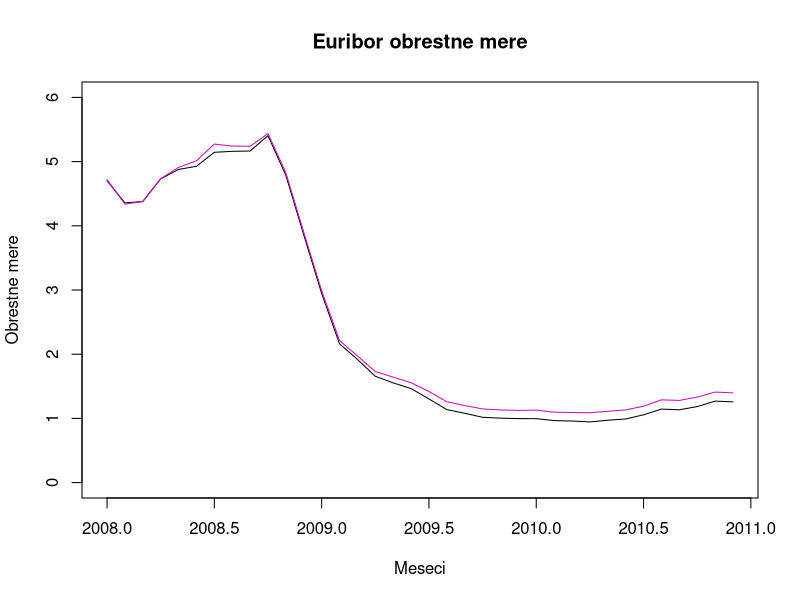
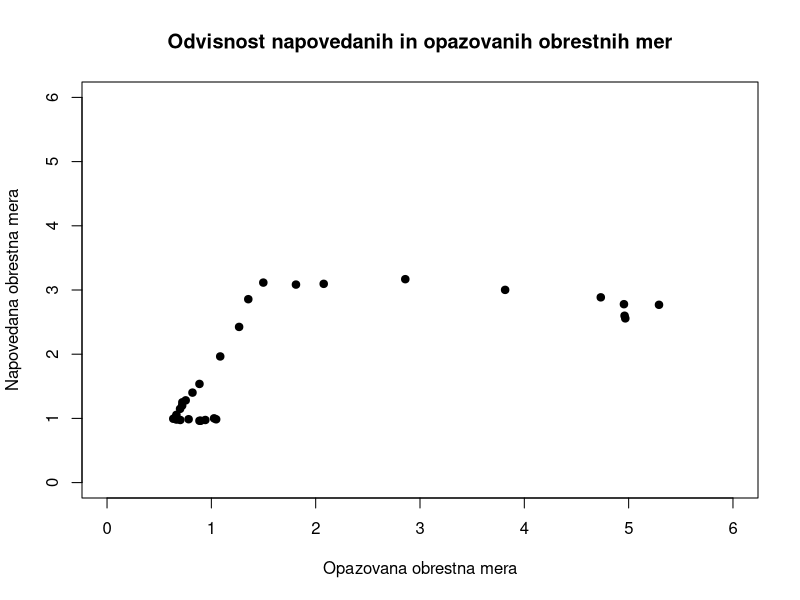

Write R code to recreate these figures, in order.
# Finančni praktikum: OBRESTNW KRIVULJE, Ana Golob


# 1. Naloga:
# b) Tabele s podatki Euribor za leta 2008, 2009 in 2010:

euribor2008 <- read.table("Copyofhist_EURIBOR_2008.txt", header = TRUE, dec = '.')
tabela2008 <- euribor2008[, c(1,23,44,63,85,106,127,150,171,193,216,236)]
tabela2008 <- t(tabela2008)
#View(tabela2008)

euribor2009 <- read.table("Copyofhist_EURIBOR_2009.txt", header = TRUE, dec = '.')
tabela2009 <- euribor2009[, c(1,22,42,64,84,104,126,149,170,192,214,235)]
tabela2009 <- t(tabela2009)
#View(tabela2009)

euribor2010 <- read.table("Copyofhist_EURIBOR_2010.txt", header = TRUE, dec = '.')
tabela2010 <- euribor2010[, c(1,21,41,64,84,105,127,149,171,193,214,236)]
tabela2010 <- t(tabela2010)
#View(tabela2010)

# Združena tabela: izbrala sem 6. in 9. mesec.

tabela <- rbind(tabela2008, tabela2009, tabela2010)
#View(tabela)

mojiMeseci <- tabela[, c(9, 12)]
#View(mojiMeseci)


# c) Grafični prikaz tabele:

sesti <- ts(mojiMeseci[,1], start= c(2008,1),frequency = 12)
deveti <- ts(mojiMeseci[,2],start= c(2008,1), frequency = 12)

graf1 <- ts.plot(sesti, deveti, ylim=c(0,6), gpars=list(xlab= "Meseci", ylab="Obrestne mere"),col=c(25,30),main="Euribor obrestne mere")




# 3.Naloga: HIPOTEZA PRIČAKOVANJ TRGA

napovedi <- rep(NA,36)
for (i in 1:30){
  terminskaO = 100 * ((1 + 0.09 * mojiMeseci[i,2])/(1 + 0.06 * mojiMeseci[i,1]) - 1) / 4
  napovedi[i + 6] <- terminskaO
}
print(napovedi)


# (b) Tabela opazovane 3 mesečne obrestne mere in njene napovedi:

napoved <- cbind(mojiMeseci,tabela[,6], napovedi[1:36])
colnames(napoved) <- c("Euribor6m", "Euribor9m","Euribor3m", "napoved3m")
View(napoved)

# (c) 
xos <- as.vector(napoved[(7:36),3])
yos <- as.vector(napoved[(7:36),4])
print(yos)
plot(xos, yos, xlim= c(0,6), ylim= c(0,6), xlab = "Opazovana obrestna mera", ylab = "Napovedana obrestna mera", main = "Odvisnost napovedanih in opazovanih obrestnih mer",pch= 19 )
